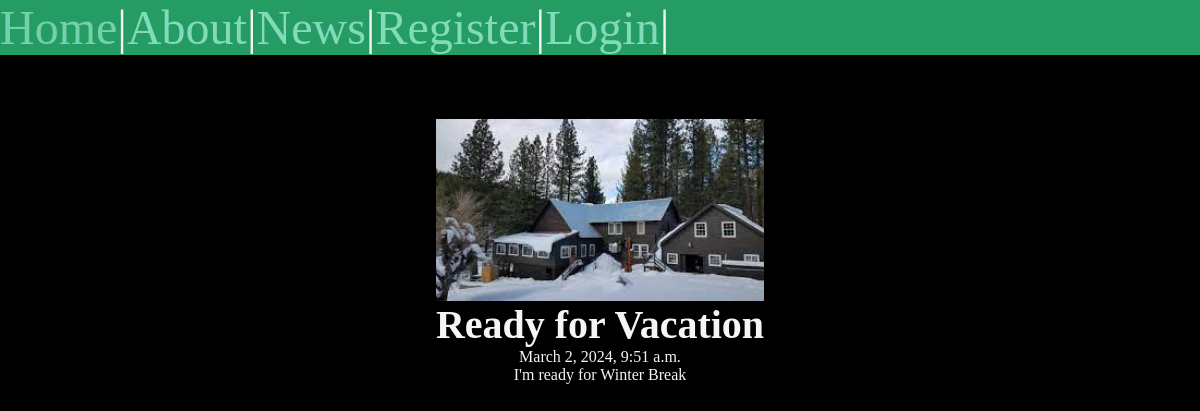
The page /posts/ready-for-vacation on the database its author committed.
### posts/models.py (models this page shows, shortened)
class Post(models.Model):
    title = models.CharField(max_length=74)
    body = models.TextField()
    slug = models.SlugField()
    date = models.DateTimeField(auto_now_add=True)
    banner = models.ImageField(default='fallback.jpeg', blank=True)

### posts/views.py (the view)
# urls.py: path('<slug:slug>', views.post_page, name='page'),
def post_page(request, slug):
    post = Post.objects.get(slug=slug)
    return render(request, 'posts/post_page.html', {'post': post})

### posts/templates/posts/post_page.html (shortened to what this page needs)
{% extends "layout.html" %}
{% block content %}
<section>
    <img class="banner" src="{{ post.banner.url }}" alt="{{ post.title }}" />
    <h1>{{ post.title }}</h1>
    <p>{{ post.date }}</p>
    <p>{{ post.body }}</p>
</section>
{% endblock  %}

### static/css/style.css (style rules this page uses)
* { margin: 0; padding: 0; box-sizing: border-box; }
body { min-height: 100vh; background-color: black; color: whitesmoke; }
h1, h2 { font-size: 2.5rem; }
h1, p { text-align: center; }
.banner { display: block; width: 100%; max-width: 800px; }

### rows shown on the page
Post: banner (picture), title "Ready for Vacation", date "March 2, 2024, 9:51 a.m.", body "I'm ready for Winter Break"
